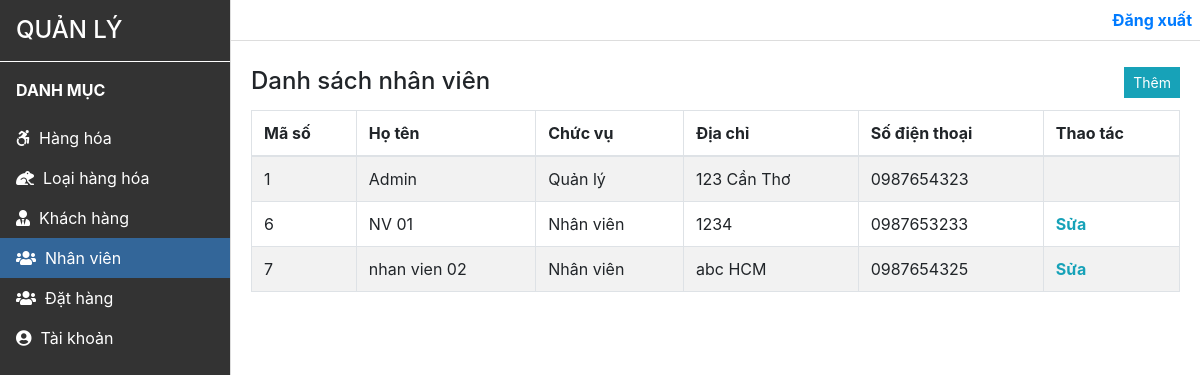
/admin/employee/index.php (signed in), run on the app's committed database.
### tables this page shows
CREATE TABLE `nhanvien` (
  `MSNV` int(11) NOT NULL,
  `HoTenNV` varchar(255) NOT NULL,
  `ChucVu` varchar(255) NOT NULL,
  `DiaChi` varchar(255) NOT NULL,
  `SoDienThoai` varchar(11) NOT NULL,
  `UserID` int(11) NOT NULL
);

### admin/employee/index.php (the view)
<?php include '../layout/header.php' ?>
<?php
$employees = $db->query("select * from nhanvien");
?>
<div class="layout">
  <div class="layout-left">
    <div class="employee-sidebar">
      <?php include '../layout/sidebar.php' ?>
    </div>
  </div>
  <div class="layout-right">
    <?php include '../layout/header-top.php' ?>
    <div class="layout-right-relative">
      <div class="layout-right-absolute mt-3">
        <div class="product">
          <div class="d-flex justify-content-between mb-2">
            <h4 class="mb-0">Danh sách nhân viên</h4>
            <?php if($_SESSION['user']['nhanvien']['ChucVu'] == "Quản lý"): ?>
              <a href="./thaotac.php"
                class="btn btn-info btn-sm rounded-0 mb-1"
              >Thêm</a>
            <?php endif; ?>
          </div>
          <div class="table-responsive">
            <table class="table table-bordered table-striped table-hover">
              <thead>
                <th>Mã số</th>
                <th>Họ tên</th>
                <th>Chức vụ</th>
                <th>Địa chỉ</th>
                <th>Số điện thoại</th>
                <th>Thao tác</th>
              </thead>
              <tbody>
                <?php if ($employees->num_rows > 0):  ?>
                  <?php while($row = $employees->fetch_assoc()): ?>
                    <tr>
                      <td><?php echo $row['MSNV'] ?></td>
                      <td><?php echo $row['HoTenNV'] ?></td>
                      <td><?php echo $row['ChucVu'] ?></td>
                      <td><?php echo $row['DiaChi'] ?></td>
                      <td><?php echo $row['SoDienThoai'] ?></td>
                      <?php if($_SESSION['user']['nhanvien']['ChucVu'] == "Quản lý"): ?>
                        <td>
                          <?php if ($row['ChucVu'] == "Nhân viên"): ?>
                            <a href="./thaotac.php?msnv=<?php echo $row['MSNV'] ?>" class="text-info mr-1"><b>Sửa</b></a>
                          <?php endif ?>
                        </td>
                      <?php else: ?>
                        <td></td>
                      <?php endif; ?>
                    </tr>
                  <?php endwhile; ?>
                <?php endif; ?>
              </tbody>
            </table>
          </div>
        </div>
      </div>
    </div>
  </div>
</div>
<?php include '../layout/footer.php' ?>

### admin/style.css (style rules this page uses)
* { box-sizing: border-box; }
.layout { width: 100%; height: 100%; }
.layout-left { float: left; width: 230px; height: 100%; background: #333; color: #fff; }
.layout-right { float: left; width: calc(100% - 230px); height: 100%; border-left: 1px solid #ddd; }
.layout-right-relative { width: 100%; height: calc(100% - 80px); position: relative; overflow: hidden; }
.layout-right-absolute { position: absolute; top: 0; left: 0; width: 100%; height: auto; max-height: 100%; padding: 10px 20px; overflow-x: hidden; overflow-y: auto; }

### data on the page
nhanvien: MSNV "1", HoTenNV "Admin", ChucVu "Quản lý", DiaChi "123 Cần Thơ", SoDienThoai "0987654323"
nhanvien: MSNV "6", HoTenNV "NV 01", ChucVu "Nhân viên", DiaChi "1234", SoDienThoai "0987653233"
nhanvien: MSNV "7", HoTenNV "nhan vien 02", ChucVu "Nhân viên", DiaChi "abc HCM", SoDienThoai "0987654325"

### other printed values
$_SESSION['user']['nhanvien']['ChucVu'] "QUẢN LÝ"
